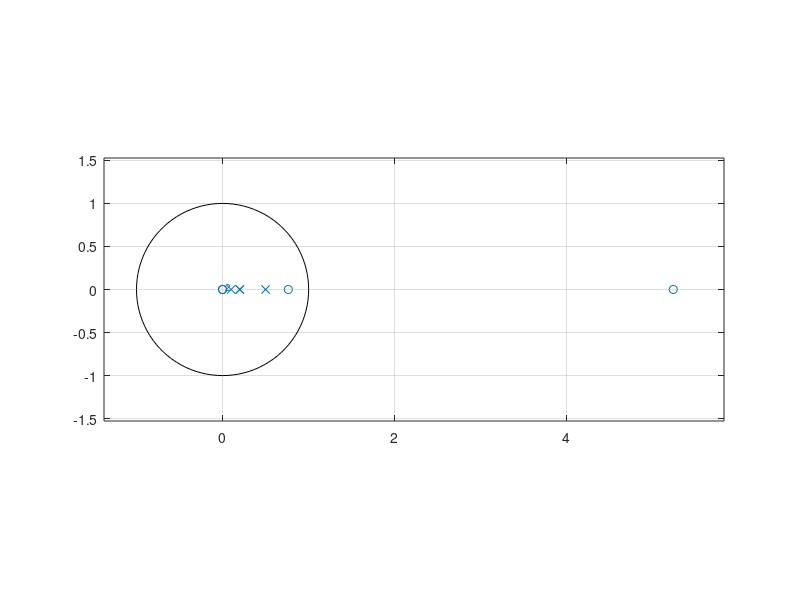
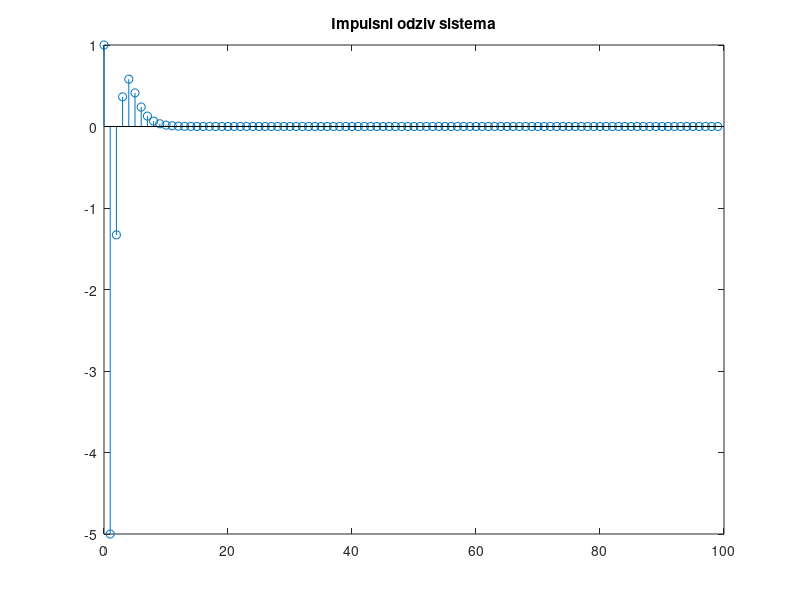

Write MATLAB code to recreate these figures, in order.
%definisanje diskretnog sistema
%b = [0.08632 0.055706 0.14939 0.055706 0.08632];
%a = [1 -1.6992	2.1371 -1.3258	0.50014];
b = [1 -6 4];
a = [1 -1 0.33 -0.044 0.002];
nule = roots (b); 
polovi = roots (a);
disp ('Polovi funkcije prenosa su:');
disp (polovi);
% ovaj deo ispituje sa li se svi polovi nalaze unutar jedini?nog kruga
if abs (polovi) < 1
	disp ('Sistem je stabilan.');
else
	disp ('Sistem je nestabilan');
end
% ovaj deo crta raspored polova i nula u odnosu na jedini?ni krug
zplane (b, a);
%odredjivanje impulsnog odziva sistema
delta_impuls = [1 zeros(1, 99)];
g = filter (b, a, delta_impuls);
figure
stem (0: length(g)-1, g), title ('Impulsni odziv sistema');